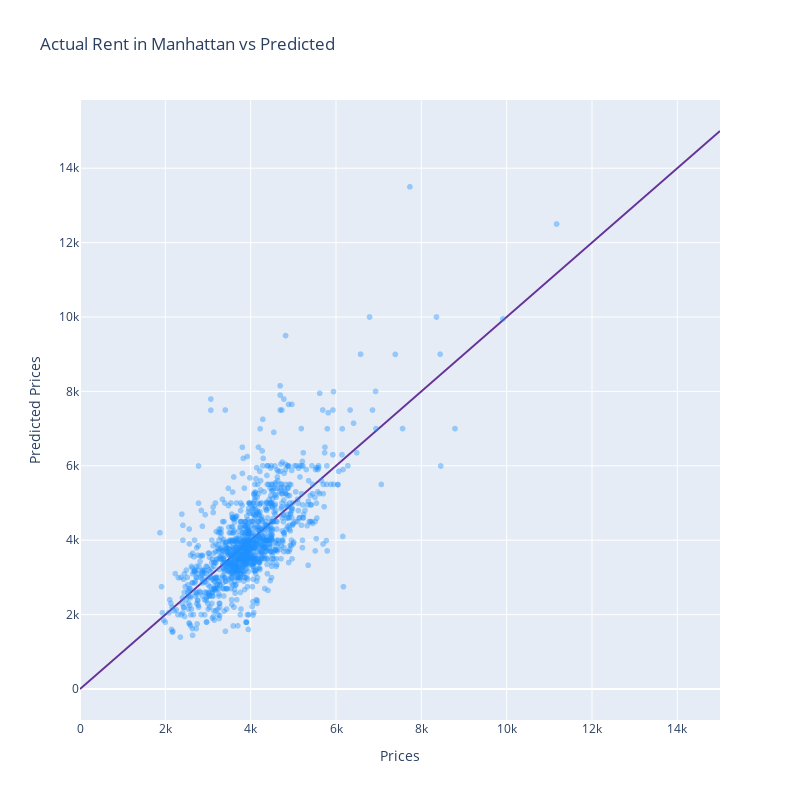

The notebook cell this image was saved under:
### Code cell
act_vs_pred(model_m, marker_color= '#1E90FF', line_color='#663399', X_train=X_train_m, y_train=y_train_m, borough = 'Manhattan')

### Figure 1 — Plotly figure (JSON) as saved in the notebook; plotly's stock layout.template omitted (floating-point values rounded to 4 significant figures; data arrays with more than 128 entries replaced by an {"elided": "..."} marker saying what was removed)
{"data": [{"hovertemplate": "x=%{x}<br>y=%{y}<extra></extra>", "legendgroup": "", "line": {"color": "#663399"}, "marker": {"color": "#1E90FF", "opacity": 0.4, "symbol": "circle"}, "mode": "markers", "name": "", "showlegend": false, "type": "scattergl", "x": {"elided": "1180 float values"}, "xaxis": "x", "y": {"elided": "1180 int values"}, "yaxis": "y"}, {"hovertemplate": "x=%{x}<br>y=%{y}<extra></extra>", "legendgroup": "", "line": {"color": "#663399", "dash": "solid"}, "marker": {"color": "#1E90FF", "symbol": "circle"}, "mode": "lines", "name": "", "orientation": "v", "showlegend": false, "type": "scatter", "x": [0, 15000], "xaxis": "x", "y": [0, 15000], "yaxis": "y"}], "layout": {"height": 800, "title": {"text": "Actual Rent in Manhattan vs Predicted"}, "width": 800, "xaxis": {"title": {"text": "Prices"}}, "yaxis": {"title": {"text": "Predicted Prices"}}}}
